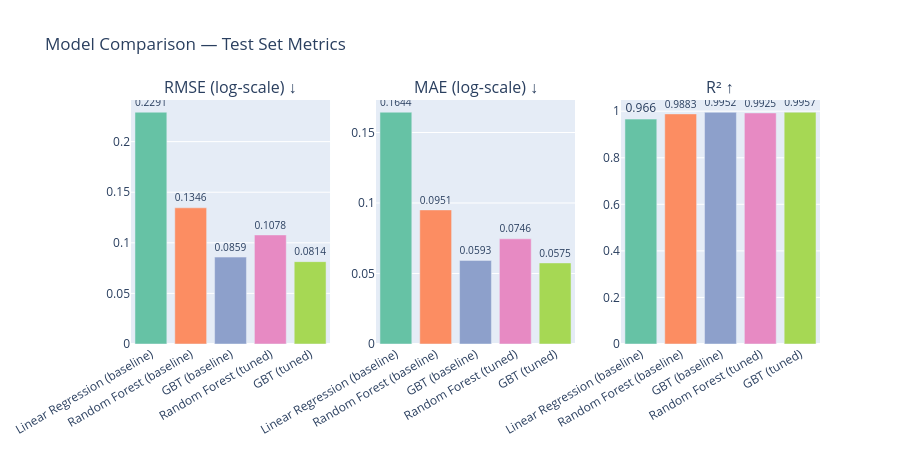

The notebook cell saved with this chart:
### Code cell
fig = make_subplots(
    rows=1, cols=3,
    subplot_titles=["RMSE (log-scale) ↓", "MAE (log-scale) ↓", "R² ↑"]
)

colors = px.colors.qualitative.Set2[:len(results_df)]

for metric, col_idx in [("RMSE (log)", 1), ("MAE (log)", 2), ("R²", 3)]:
    fig.add_trace(
        go.Bar(
            x=results_df["Model"],
            y=results_df[metric],
            name=metric,
            marker_color=colors,
            text=results_df[metric].round(4),
            textposition="outside"
        ),
        row=1, col=col_idx
    )

fig.update_layout(
    title="Model Comparison — Test Set Metrics",
    showlegend=False,
    height=450
)
fig.update_xaxes(tickangle=-30)
fig.show()

### Figure 1 — Plotly figure (JSON) as saved in the notebook; plotly's stock layout.template omitted (floating-point values rounded to 4 significant figures)
{"data": [{"marker": {"color": ["rgb(102,194,165)", "rgb(252,141,98)", "rgb(141,160,203)", "rgb(231,138,195)", "rgb(166,216,84)"]}, "name": "RMSE (log)", "text": [0.2291, 0.1346, 0.0859, 0.1078, 0.0814], "textposition": "outside", "type": "bar", "x": ["Linear Regression (baseline)", "Random Forest (baseline)", "GBT (baseline)", "Random Forest (tuned)", "GBT (tuned)"], "xaxis": "x", "y": [0.2291, 0.1346, 0.0859, 0.1078, 0.0814], "yaxis": "y"}, {"marker": {"color": ["rgb(102,194,165)", "rgb(252,141,98)", "rgb(141,160,203)", "rgb(231,138,195)", "rgb(166,216,84)"]}, "name": "MAE (log)", "text": [0.1644, 0.0951, 0.0593, 0.0746, 0.0575], "textposition": "outside", "type": "bar", "x": ["Linear Regression (baseline)", "Random Forest (baseline)", "GBT (baseline)", "Random Forest (tuned)", "GBT (tuned)"], "xaxis": "x2", "y": [0.1644, 0.0951, 0.0593, 0.0746, 0.0575], "yaxis": "y2"}, {"marker": {"color": ["rgb(102,194,165)", "rgb(252,141,98)", "rgb(141,160,203)", "rgb(231,138,195)", "rgb(166,216,84)"]}, "name": "R²", "text": [0.966, 0.9883, 0.9952, 0.9925, 0.9957], "textposition": "outside", "type": "bar", "x": ["Linear Regression (baseline)", "Random Forest (baseline)", "GBT (baseline)", "Random Forest (tuned)", "GBT (tuned)"], "xaxis": "x3", "y": [0.966, 0.9883, 0.9952, 0.9925, 0.9957], "yaxis": "y3"}], "layout": {"annotations": [{"font": {"size": 16}, "showarrow": false, "text": "RMSE (log-scale) ↓", "x": 0.1444, "xanchor": "center", "xref": "paper", "y": 1, "yanchor": "bottom", "yref": "paper"}, {"font": {"size": 16}, "showarrow": false, "text": "MAE (log-scale) ↓", "x": 0.5, "xanchor": "center", "xref": "paper", "y": 1, "yanchor": "bottom", "yref": "paper"}, {"font": {"size": 16}, "showarrow": false, "text": "R² ↑", "x": 0.8556, "xanchor": "center", "xref": "paper", "y": 1, "yanchor": "bottom", "yref": "paper"}], "height": 450, "showlegend": false, "title": {"text": "Model Comparison — Test Set Metrics"}, "xaxis": {"anchor": "y", "domain": [0, 0.2889], "tickangle": -30}, "xaxis2": {"anchor": "y2", "domain": [0.3556, 0.6444], "tickangle": -30}, "xaxis3": {"anchor": "y3", "domain": [0.7111, 1], "tickangle": -30}, "yaxis": {"anchor": "x", "domain": [0, 1]}, "yaxis2": {"anchor": "x2", "domain": [0, 1]}, "yaxis3": {"anchor": "x3", "domain": [0, 1]}}}
